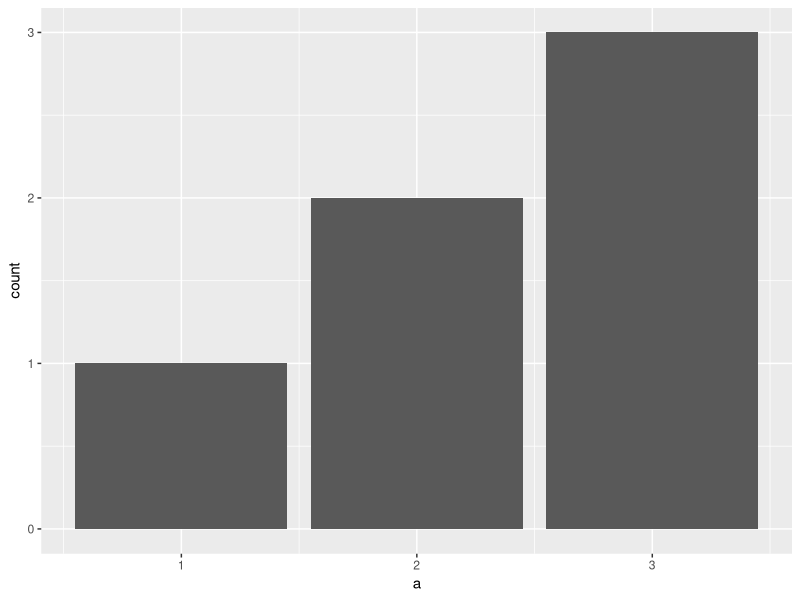
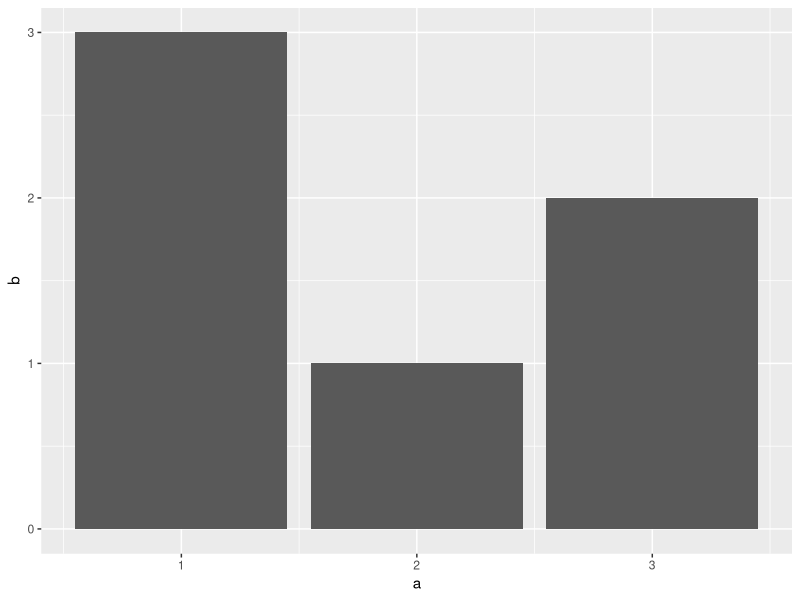
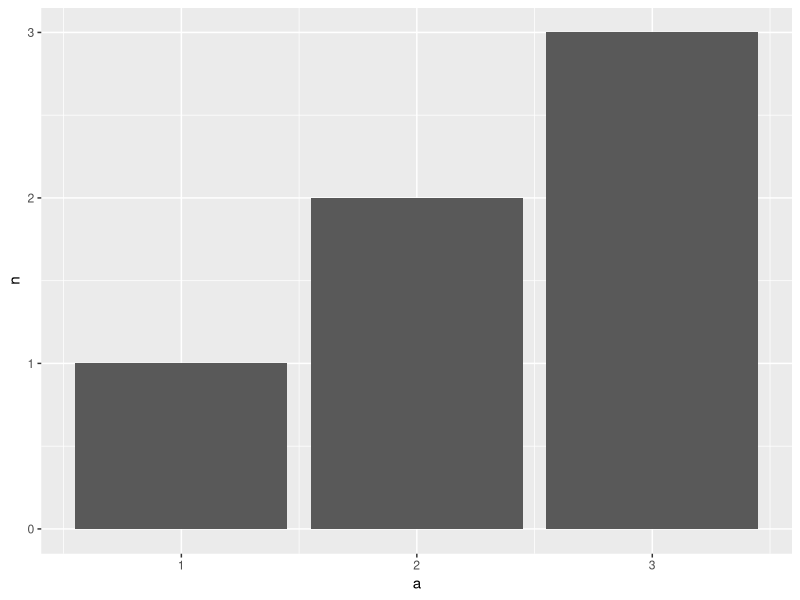
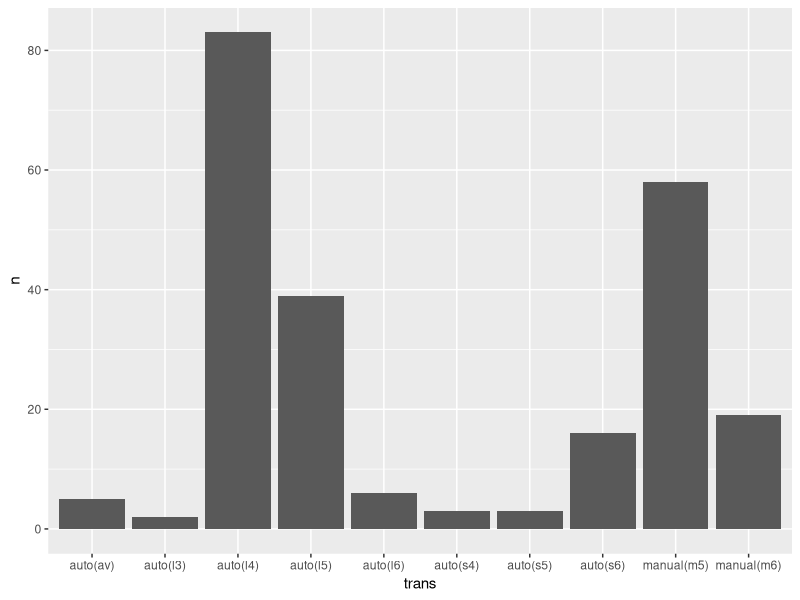
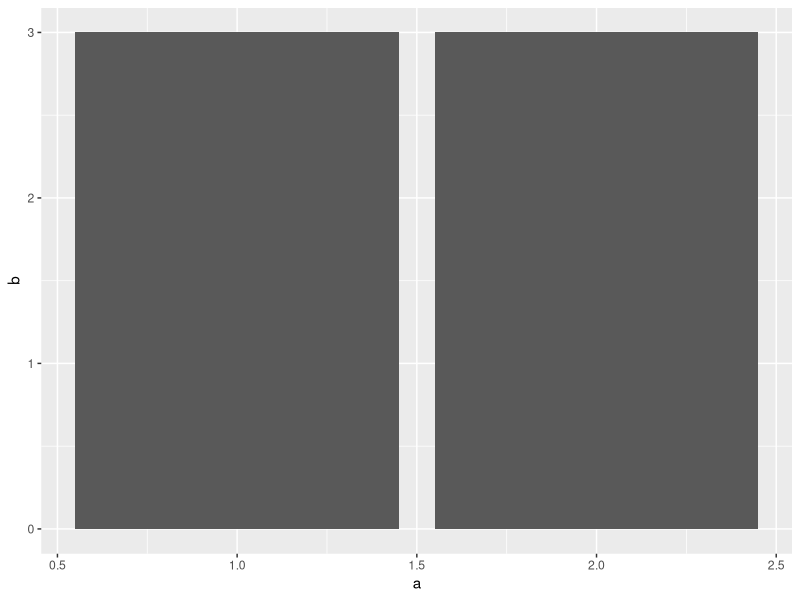
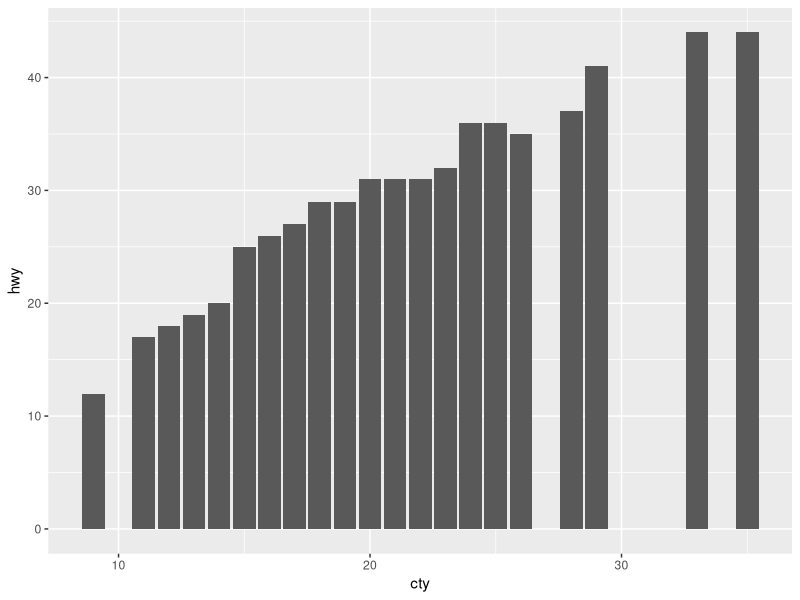
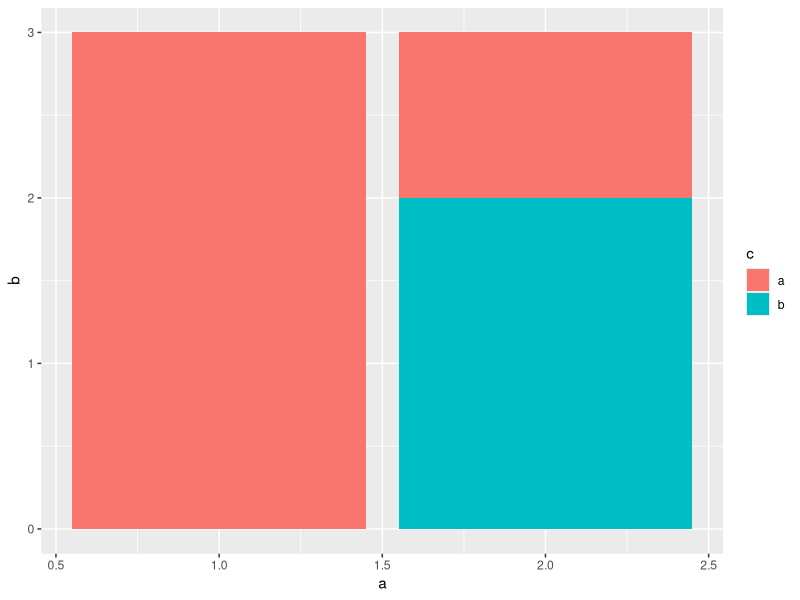
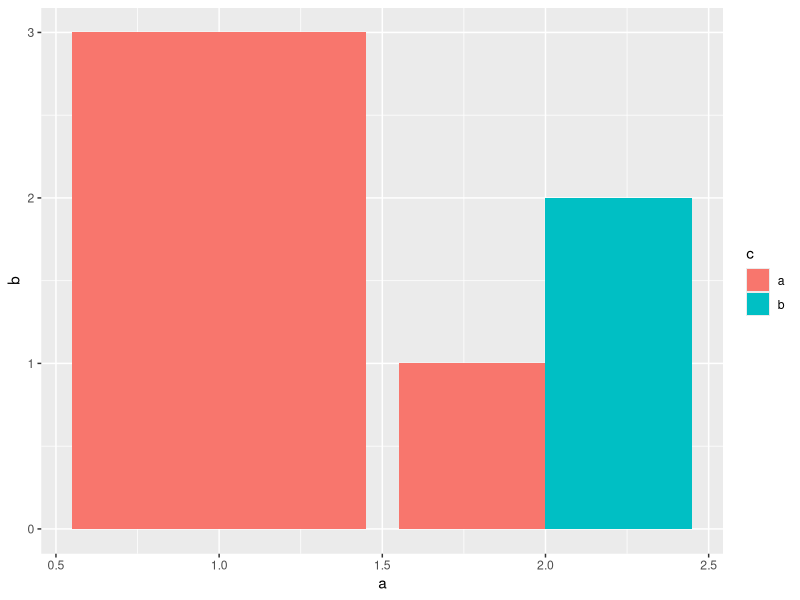

Here is the R script that generated these plots, in order:
## ---- chunk 1
# knitr options
knitr::opts_chunk$set(echo = TRUE)
## ---- chunk 2
library(tidyverse)
## ---- chunk 3
## NOTE: Do not edit this
tibble(a = c(1, 2, 2, 3, 3, 3)) %>% 
  ggplot(aes(x = a)) +
  geom_bar()
## ---- chunk 4
## NOTE: Do not edit this
tibble(
  a = c(1, 2, 3),
  b = c(3, 1, 2)
) %>% 
  ggplot(aes(x = a, y = b)) +
  geom_col()
## ---- chunk 5
## NOTE: Do not edit this
tibble(a = c(1, 2, 2, 3, 3, 3)) %>% 
  count(a) %>% # Count adds the column `n` of counts
  ggplot(aes(x = a, y = n)) +
  geom_col()
## ---- chunk 6
mpg %>%
  count(trans) %>% # Count adds the column `n` of counts
  ggplot(aes(x = trans, y = n)) +
  geom_col()
## ---- chunk 7
## NOTE: Do not edit this
tibble(
  a = c(1, 2, 2), # Note that our x aesthetic (a) has repeat values
  b = c(3, 1, 2)  # Hence, we have two different b values for a == 2
) %>% 
  ggplot(aes(x = a, y = b)) +
  geom_col()
## ---- chunk 8
## NOTE: Run this chunk for an illustration
mpg %>% filter(cty == 20)
## ---- chunk 9
mpg %>%
  ggplot(aes(x = cty, y = hwy)) +
  geom_col(position = "dodge")
## ---- chunk 10
## NOTE: Do not edit this
tibble(
  a = c(1, 2, 2),
  b = c(3, 1, 2),
  c = c("a", "a", "b")
) %>% 
  ggplot(aes(x = a, y = b, fill = c)) +
  geom_col()
## ---- chunk 11
## NOTE: Do not edit this
tibble(
  a = c(1, 2, 2),
  b = c(3, 1, 2),
  c = c("a", "a", "b")
) %>% 
  ggplot(aes(x = a, y = b, fill = c)) +
  geom_col(position = "dodge")
## ---- chunk 12
## TODO: Run this code without changing, describe your observations on the data
mpg %>%
  ggplot(aes(x = class, fill = class)) +
  geom_bar()
## ---- chunk 13
## TODO: Run this code without changing, describe your observations on the data
mpg %>%
  ggplot(aes(class, fill = drv)) +
  geom_bar()
## ---- chunk 14
mpg %>%
  ggplot(aes(x = manufacturer, fill = class)) +
  geom_bar(position = "dodge") +
  theme(axis.text.x = element_text(angle = 270, vjust = 0.5, hjust = 0))
## ---- chunk 15
## NOTE: Do not edit this
tibble(
  a = c(1, 2, 1, 2),
  b = c(3, 1, 2, 2),
  c = c("a", "a", "b", "b")
) %>% 
  ggplot(aes(x = a, y = b)) +
  geom_col() +
  facet_wrap(~c)
## ---- chunk 16
## NOTE: Do not edit this
# Horizontal facets
tibble(
  a = c(1, 2, 1, 2),
  b = c(3, 1, 2, 2),
  c = c("a", "a", "b", "b")
) %>% 
  ggplot(aes(x = a, y = b)) +
  geom_col() +
  facet_grid(~c)
# Vertical facets
tibble(
  a = c(1, 2, 1, 2),
  b = c(3, 1, 2, 2),
  c = c("a", "a", "b", "b")
) %>% 
  ggplot(aes(x = a, y = b)) +
  geom_col() +
  facet_grid(c ~ .)
# Two-way faceting
tibble(
  a = c(1, 2, 1, 2, 1, 2),
  b = c(3, 1, 2, 2, 3, 1),
  c = c("a", "a", "b", "b", "a", "a"),
  d = c("a", "a", "a", "a", "b", "b")
) %>% 
  ggplot(aes(x = a, y = b)) +
  geom_col() +
  facet_grid(c ~ d)
## ---- chunk 17
mpg %>%
  ggplot(aes(x = manufacturer)) +
  geom_bar() +
  facet_grid(cyl ~ .)
